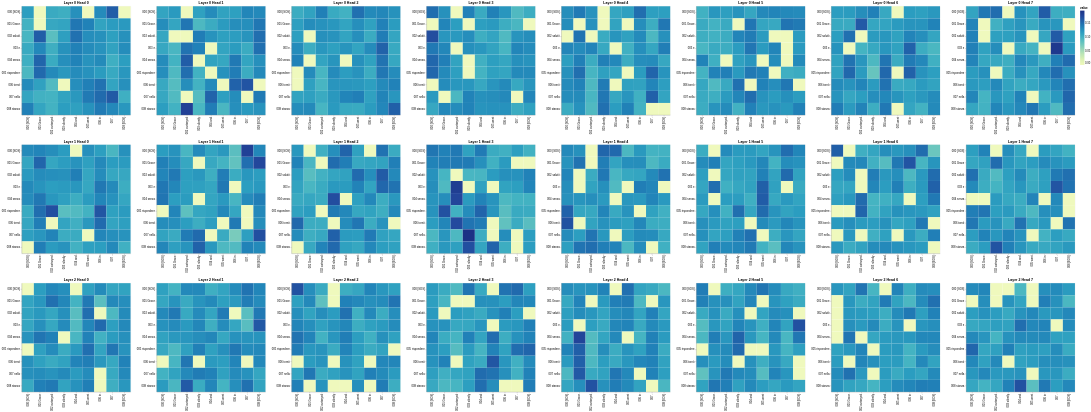

This figure's notebook cell:
### Code cell
# cross attention
get_all_attention_maps("encoder-decoder", layers, heads, decoder_input_tokens, encoder_input_tokens, min(20, sentence_len))
